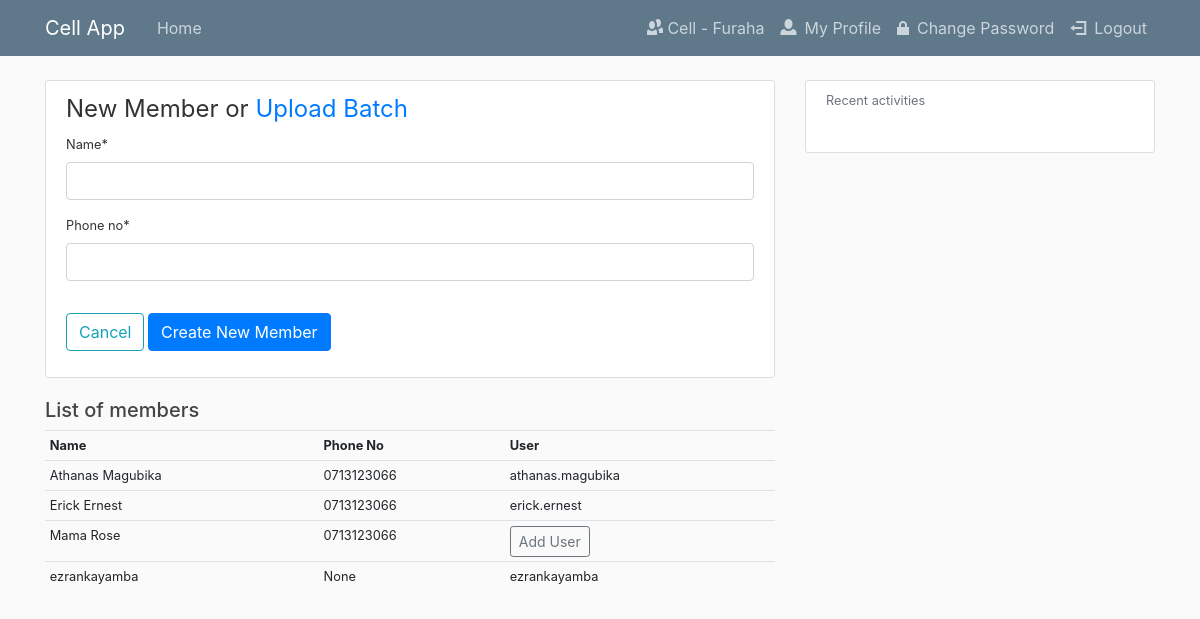
The page /members/create/ (signed in) on the database its author committed.
### cell/models.py (models this page shows, shortened)
class Member(models.Model):
    user = models.OneToOneField(User, on_delete=models.CASCADE, null=True, blank=True)
    cell_group = models.ForeignKey(CellGroup, on_delete=models.CASCADE)
    record_date = models.DateTimeField(default=timezone.now)
    created_by = models.ForeignKey(User, on_delete=models.PROTECT, related_name='member_created_by')
    name = models.CharField(max_length=100)
    phone_no = models.CharField(max_length=20, null=True)
    class Meta:
        unique_together = ('name', 'cell_group',)
        ordering = ['name']

class CellGroup(models.Model):
    name = models.CharField(max_length=100)
    created_by = models.ForeignKey(User, on_delete=models.PROTECT)
    record_date = models.DateTimeField(default=timezone.now)
    def __str__(self):
        return f'{self.name}'

### cell/views.py (the view, shortened to what this page needs)
# urls.py: path('members/create/', views.CreateMemberView.as_view(), name="create-member"),
class CreateMemberView(LoginRequiredMixin, CreateView):
    model = Member
    fields = ['name', 'phone_no']
    template_name = 'cell/cell_member_form.html'

### base/context_processors.py (called while the page is built)
def add_log_entries(request):
    if request.user and not request.user.is_anonymous:
        return {'log_entries': LogEntry.objects.filter(actor=request.user).order_by('-timestamp')[:5]}
    return {}

### cell/templates/cell/cell_member_form.html (shortened to what this page needs)
{% extends "base/base.html" %}
{% load crispy_forms_tags %}
{% load humanize %}
{% block content %}
    <div class="content-section">
        <form method="POST">
            <fieldset class="form-group">
                <legend class="borde-botton mb-2">New Member or <a href="{% url 'upload-members' %}">Upload Batch</a></legend>
                {{ form|crispy }}
            </fieldset>
            <div class="form-group">
                <a class="btn btn-outline-info" href="{% url 'home' %}">Cancel</a>
                <button class="btn btn-primary" type="submmit">Create New Member</button>
            </div>
        </form>
    </div>
    {% if user.is_authenticated %}
        {% if user.member %}
            {% if user.member.cell_group.member_set.all %}
                <h5>List of members</h5>
                <table class="table table-sm table-hover">
                    <tr>
                        <th>Name</th>
                        <th>Phone No</th>
                        <th>User</th>
                    </tr>
                    {% for m in user.member.cell_group.member_set.all %}
                        <tr>
                            <td>{{ m.name }}</td>
                            <td>{{ m.phone_no }}</td>
                            <td>
                            {% if m.user %}
                                {{ m.user }}
                            {% else %}
                                <a role="button" class="btn btn-sm btn-outline-secondary" href="{% url 'create-member-user' m.id %}">Add User</a>
                            {% endif %}
                            </td>
                        </tr>
                    {% endfor %}
                </table>
            {% else %}
                <p>No records to display</p>
            {% endif %}
        {% else %}
            <p>This application is for management of cell groups. However, you are not linked to any cell group right now!</p>
            <a class="btn btn-primary btn-sm" href="{% url 'create-cell-group' %}">Create new cell group</a>
        {% endif %}
    {% else %}
        <p>You are not logged in yet!</p>
        <a href="{% url 'login' %}">Login</a>
    {% endif %}
{% endblock content%}

### base/templates/base/base.html (shortened to what this page needs)
{% load static %}
<!DOCTYPE html>
<html>
<head>
    <link rel="stylesheet" href="https://stackpath.bootstrapcdn.com/bootstrap/4.3.1/css/bootstrap.min.css">
    <link rel="stylesheet" type="text/css" href="{% static 'base/font/css/open-iconic-bootstrap.css' %}"/>
    <link rel="stylesheet" type="text/css" href="{% static 'base/main.css' %}"/>
</head>
<body>
    <header class="site-header">
      <nav class="navbar navbar-expand-md navbar-dark bg-steel fixed-top">
        <div class="container">
          <a class="navbar-brand mr-4" href="{% url 'home' %}">Cell App</a>
          <div class="collapse navbar-collapse" id="navbarToggle">
            <div class="navbar-nav mr-auto">
              <a class="nav-item nav-link" href="{% url 'home' %}">Home</a>
            </div>
            <div class="navbar-nav">
              {% if user.is_authenticated %}
                <a class="nav-item nav-link" href="{% url 'home' %}"><span class="oi oi-people"></span> Cell - {{ user.member.cell_group }}</a>
                <a class="nav-item nav-link" href="{% url 'profile' %}"><span class="mr-2 oi oi-person"></span>My Profile</a>
                <a class="nav-item nav-link" href="{% url 'change-password' %}"><span class="mr-2 oi oi-lock-locked"></span>Change Password</a>
                <a class="nav-item nav-link" href="{% url 'logout' %}"><span class="mr-2 oi oi-account-logout"></span>Logout</a>
              {% else %}
                <a class="nav-item nav-link" href="{% url 'login' %}">Login</a>
                <a class="nav-item nav-link" href="{% url 'register' %}">Register</a>
              {% endif %}
            </div>
          </div>
        </div>
      </nav>
    </header>
    <main role="main" class="container">
      <div class="row">
        <div class="col-md-8 small">
          {% block content %}{% endblock %}
        </div>
        <div class="col-md-4">
          <div class="small content-section">
            {% if user.is_authenticated %}
              <p class='text-muted'>Recent activities
              </p>
            {% else %}
              <p>Not logged in</p>
            {% endif %}
          </div>
        </div>
      </div>
    </main>
</body>
</html>

### base/static/base/main.css (style rules this page uses)
body { background: #fafafa; color: #333333; margin-top: 5rem; }
h1, h2, h3, h4, h5, h6 { color: #444444; }
.bg-steel { background-color: #5f788a; }
.site-header .navbar-nav .nav-link { color: #cbd5db; }
.content-section { background: #ffffff; padding: 10px 20px; border: 1px solid #dddddd; border-radius: 3px; margin-bottom: 20px; }

### rows shown on the page
Member: name "Athanas Magubika", phone_no "0713123066", user "athanas.magubika"
Member: name "Erick Ernest", phone_no "0713123066", user "erick.ernest"
Member: name "Mama Rose", phone_no "0713123066", shows "Add User"
Member: name "ezrankayamba", phone_no "None", user "ezrankayamba"

### other values the page prints
{{ user.member.cell_group }} "Furaha"
